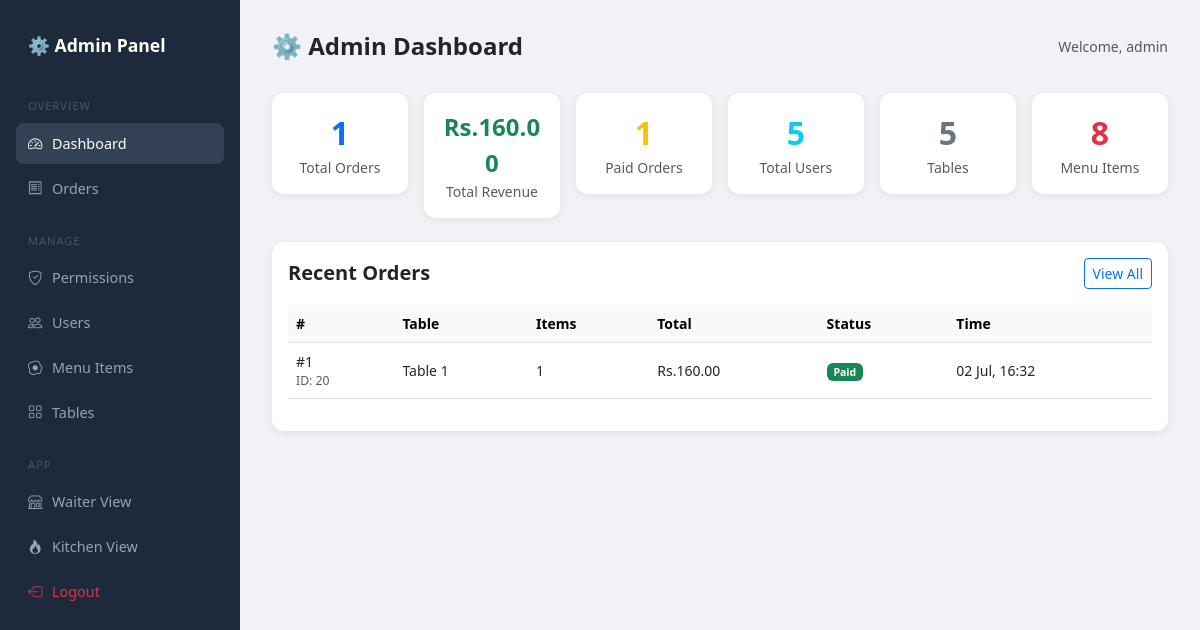
The page /admin-panel/ (signed in) on the database as committed earlier.
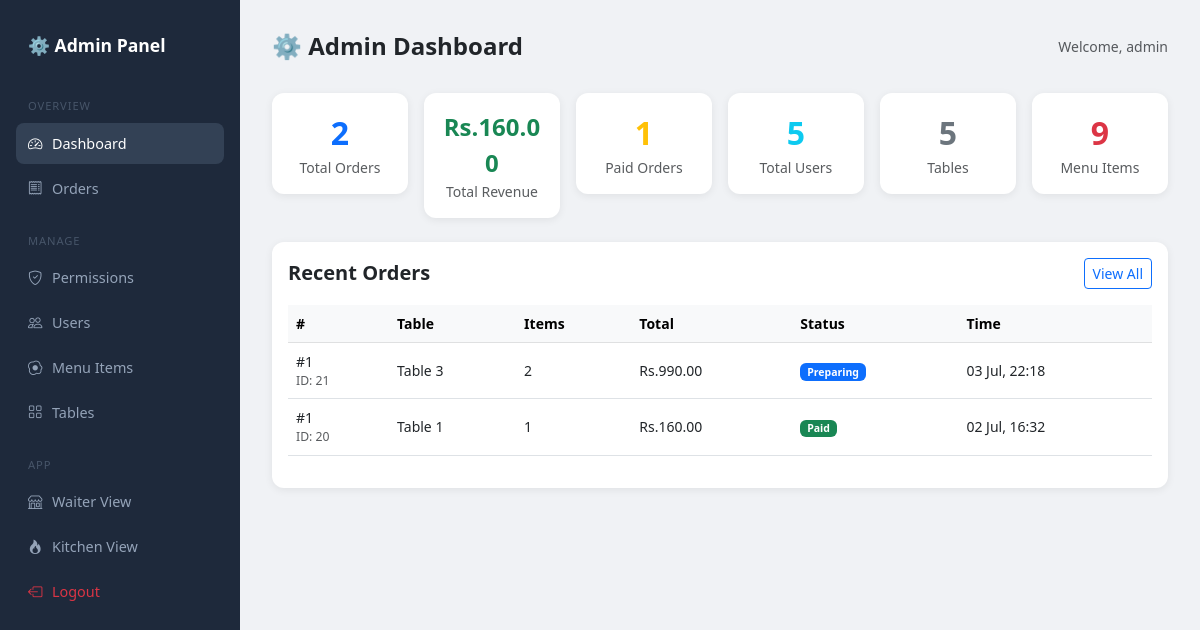
The same page on the database as committed later.
### core/models.py (models this page shows, shortened)
class Order(models.Model):
    STATUS_CHOICES = [
        ('pending', 'Pending'),
        ('preparing', 'Preparing'),
        ('served', 'Served'),
        ('paid', 'Paid'),
    ]
    table              = models.ForeignKey(Table, on_delete=models.CASCADE, related_name='orders')
    status             = models.CharField(max_length=20, choices=STATUS_CHOICES, default='pending')
    created_at         = models.DateTimeField(auto_now_add=True)
    updated_at         = models.DateTimeField(auto_now=True)
    served_at          = models.DateTimeField(null=True, blank=True)
    daily_order_number = models.IntegerField(default=0)
    def total_price(self):
        return sum(item.subtotal() for item in self.items.all())

class Table(models.Model):
    number = models.IntegerField(unique=True)
    is_occupied = models.BooleanField(default=False)

class OrderItem(models.Model):
    order      = models.ForeignKey(Order, on_delete=models.CASCADE, related_name='items')
    menu_item  = models.ForeignKey(MenuItem, on_delete=models.CASCADE)
    quantity   = models.PositiveIntegerField(default=1)
    note       = models.TextField(blank=True)
    unit_price = models.DecimalField(max_digits=6, decimal_places=2, default=0)
    def subtotal(self):
        return self.quantity * self.unit_price

### core/views.py (the view)
# urls.py: path('admin-panel/', views.admin_dashboard, name='admin_dashboard'),
@role_required('admin')
def admin_dashboard(request):
    total_orders   = Order.objects.count()
    paid_orders    = Order.objects.filter(status='paid')
    total_revenue  = sum(o.total_price() for o in paid_orders)
    total_users    = User.objects.count()
    total_tables   = Table.objects.count()
    total_items    = MenuItem.objects.count()
    recent_orders  = Order.objects.select_related('table').order_by('-created_at')[:10]
    context = {
        'total_orders':  total_orders,
        'total_revenue': total_revenue,
        'total_users':   total_users,
        'total_tables':  total_tables,
        'total_items':   total_items,
        'recent_orders': recent_orders,
        'paid_count':    paid_orders.count(),
    }
    return render(request, 'core/admin/dashboard.html', context)

### core/templates/core/admin/dashboard.html (shortened to what this page needs)
{% extends 'core/admin/base_admin.html' %}
{% block content %}
<div class="topbar">
    <h4 class="fw-bold mb-0">⚙️ Admin Dashboard</h4>
    <span class="text-muted small">Welcome, {{ request.user.username }}</span>
</div>
<div class="row g-3 mb-4">
    <div class="col-6 col-md-4 col-lg-2">
        <div class="card text-center p-3">
            <div class="fw-bold fs-2 text-primary">{{ total_orders }}</div>
            <div class="text-muted small">Total Orders</div>
        </div>
    </div>
    <div class="col-6 col-md-4 col-lg-2">
        <div class="card text-center p-3">
            <div class="fw-bold fs-4 text-success">Rs.{{ total_revenue }}</div>
            <div class="text-muted small">Total Revenue</div>
        </div>
    </div>
    <div class="col-6 col-md-4 col-lg-2">
        <div class="card text-center p-3">
            <div class="fw-bold fs-2 text-warning">{{ paid_count }}</div>
            <div class="text-muted small">Paid Orders</div>
        </div>
    </div>
    <div class="col-6 col-md-4 col-lg-2">
        <div class="card text-center p-3">
            <div class="fw-bold fs-2 text-info">{{ total_users }}</div>
            <div class="text-muted small">Total Users</div>
        </div>
    </div>
    <div class="col-6 col-md-4 col-lg-2">
        <div class="card text-center p-3">
            <div class="fw-bold fs-2 text-secondary">{{ total_tables }}</div>
            <div class="text-muted small">Tables</div>
        </div>
    </div>
    <div class="col-6 col-md-4 col-lg-2">
        <div class="card text-center p-3">
            <div class="fw-bold fs-2 text-danger">{{ total_items }}</div>
            <div class="text-muted small">Menu Items</div>
        </div>
    </div>
</div>
<div class="card p-3">
    <div class="d-flex justify-content-between align-items-center mb-3">
        <h5 class="fw-bold mb-0">Recent Orders</h5>
        <a href="{% url 'admin_orders' %}" class="btn btn-sm btn-outline-primary">View All</a>
    </div>
    <div class="table-responsive">
        <table class="table table-hover align-middle small">
            <thead class="table-light">
                <tr>
                    <th>#</th>
                    <th>Table</th>
                    <th>Items</th>
                    <th>Total</th>
                    <th>Status</th>
                    <th>Time</th>
                </tr>
            </thead>
            <tbody>
                {% for order in recent_orders %}
                <tr>
                    <td>
                        #{{ order.daily_order_number }}
                        <small class="text-muted d-block">ID: {{ order.id }}</small>
                    </td>
                    <td>Table {{ order.table.number }}</td>
                    <td>{{ order.items.count }}</td>
                    <td>Rs.{{ order.total_price }}</td>
                    <td>
                        {% if order.status == 'paid' %}
                            <span class="badge bg-success">Paid</span>
                        {% elif order.status == 'served' %}
                            <span class="badge bg-info">Served</span>
                        {% elif order.status == 'preparing' %}
                            <span class="badge bg-primary">Preparing</span>
                        {% else %}
                            <span class="badge bg-warning text-dark">Pending</span>
                        {% endif %}
                    </td>
                    <td>{{ order.created_at|date:"d M, H:i" }}</td>
                </tr>
                {% endfor %}
            </tbody>
        </table>
    </div>
</div>
{% endblock %}

Rows that differ between the two databases and show on the page:
added Order: daily_order_number "1", id "21", table.number "3", items.count "2", total_price "990.00", status "Preparing", created_at "03 Jul, 22:18"
Other text that changed with them:
{{ total_orders }}: "1" → "2"
{{ total_items }}: "8" → "9"
